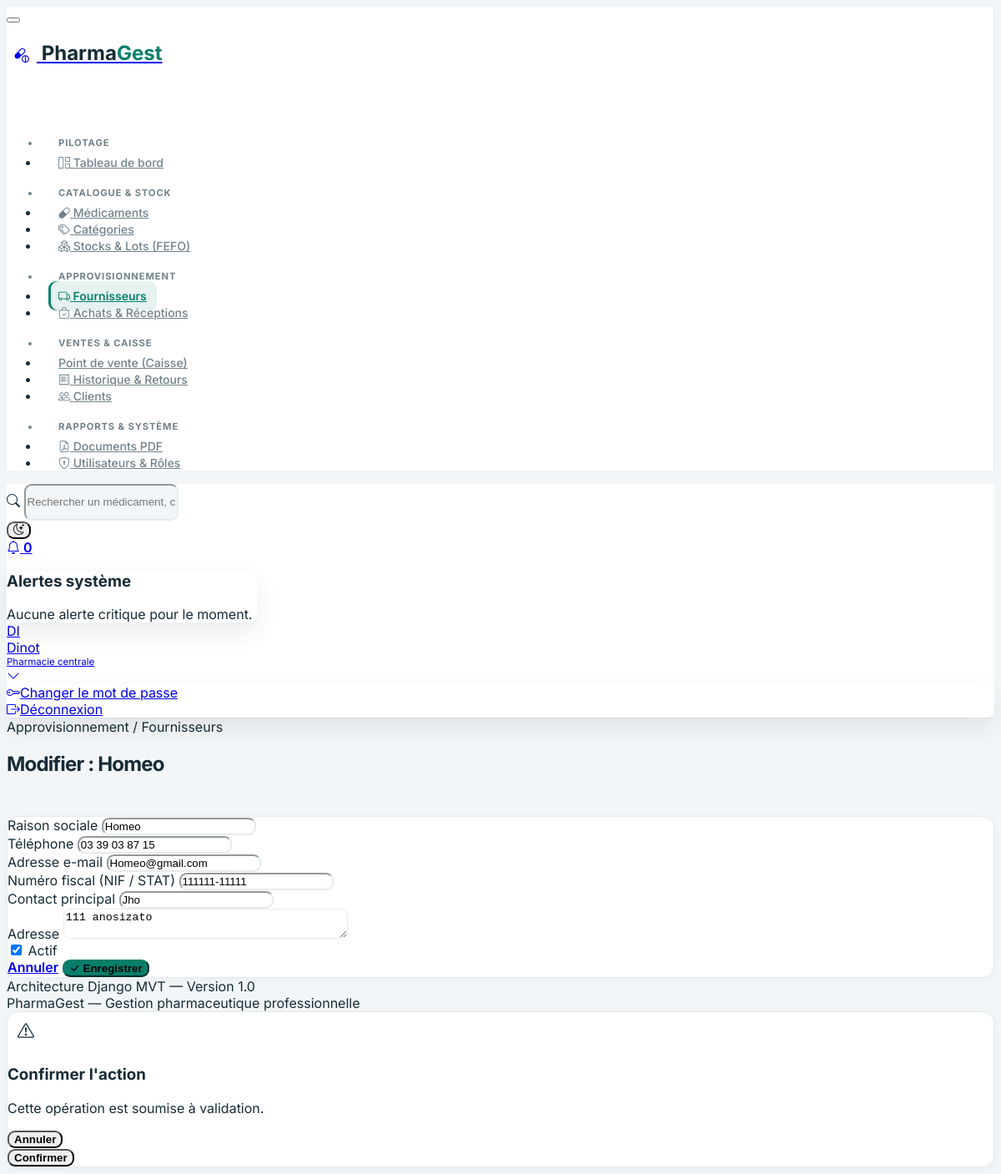
/fournisseurs/1/modifier/ (signed in), run on the app's committed database.
### utilisateurs/models.py (models this page shows, shortened)
class Utilisateur(AbstractUser):
    ROLE_ADMIN = 'ADMIN'
    ROLE_PHARMACIEN = 'PHARMACIEN'
    ROLE_GESTIONNAIRE_STOCK = 'GESTIONNAIRE_STOCK'
    ROLE_CAISSIER = 'CAISSIER'
    ROLE_RESPONSABLE_GESTION = 'RESPONSABLE_GESTION'
    ROLE_CHOICES = [
        (ROLE_ADMIN, 'Administrateur'),
        (ROLE_PHARMACIEN, 'Pharmacien responsable'),
        (ROLE_GESTIONNAIRE_STOCK, 'Gestionnaire de stock'),
        (ROLE_CAISSIER, 'Caissier'),
        (ROLE_RESPONSABLE_GESTION, 'Responsable de gestion'),
    ]
    role = models.CharField(
        max_length=30,
        choices=ROLE_CHOICES,
        default=ROLE_CAISSIER,
        verbose_name='Rôle principal',
    )
    telephone = models.CharField(max_length=20, blank=True, verbose_name='Téléphone')
    class Meta:
        verbose_name = 'Utilisateur'
        verbose_name_plural = 'Utilisateurs'
        ordering = ['username']

### fournisseurs/models.py (models this page shows, shortened)
class Fournisseur(models.Model):
    raison_sociale = models.CharField(max_length=180, verbose_name='Raison sociale')
    adresse = models.TextField(blank=True, verbose_name='Adresse')
    telephone = models.CharField(max_length=30, verbose_name='Téléphone')
    email = models.EmailField(blank=True, verbose_name='Adresse e-mail')
    numero_fiscal = models.CharField(
        max_length=80,
        blank=True,
        verbose_name='Numéro fiscal (NIF / STAT)',
    )
    contact_principal = models.CharField(max_length=120, blank=True, verbose_name='Contact principal')
    actif = models.BooleanField(default=True, verbose_name='Actif')
    date_creation = models.DateTimeField(auto_now_add=True, verbose_name='Date de création')
    class Meta:
        verbose_name = 'Fournisseur'
        verbose_name_plural = 'Fournisseurs'
        ordering = ['raison_sociale']

### fournisseurs/views.py (the view, shortened to what this page needs)
# urls.py: path('<int:pk>/modifier/', views.fournisseur_update, name='fournisseur_update'),
@login_required
@permission_required('fournisseurs.change_fournisseur', raise_exception=True)
def fournisseur_update(request, pk):
    fournisseur = get_object_or_404(Fournisseur, pk=pk)
    form = FournisseurForm(request.POST or None, instance=fournisseur)
    return render(request, 'fournisseurs/form.html', {'form': form, 'titre': f'Modifier : {fournisseur.raison_sociale}'})

### fournisseurs/forms.py
class FournisseurForm(forms.ModelForm):
    class Meta:
        model = Fournisseur
        fields = [
            'raison_sociale', 'telephone', 'email',
            'numero_fiscal', 'contact_principal', 'adresse', 'actif',
        ]
        widgets = {
            'raison_sociale': forms.TextInput(attrs={'class': 'form-control', 'placeholder': 'Nom ou raison sociale'}),
            'telephone': forms.TextInput(attrs={'class': 'form-control', 'placeholder': 'Ex : +261 34 00 000 00'}),
            'email': forms.EmailInput(attrs={'class': 'form-control', 'placeholder': 'contact@fournisseur.mg'}),
            'numero_fiscal': forms.TextInput(attrs={'class': 'form-control', 'placeholder': 'NIF / STAT'}),
            'contact_principal': forms.TextInput(attrs={'class': 'form-control', 'placeholder': 'Nom du responsable'}),
            'adresse': forms.Textarea(attrs={'class': 'form-control', 'rows': 2, 'placeholder': 'Adresse complète...'}),
            'actif': forms.CheckboxInput(attrs={'class': 'form-check-input'}),
        }

### templates/fournisseurs/form.html (shortened to what this page needs)
{% extends 'base.html' %}
{% block page_pretitle %}Approvisionnement / Fournisseurs{% endblock %}
{% block page_title %}{{ titre }}{% endblock %}
{% block content %}
<div class="card pg-card">
    <div class="card-body p-4">
        <form method="post" novalidate>
            <div class="row g-3">
                {% for field in form %}
                <div class="{% if field.name == 'actif' %}col-12{% else %}col-md-6{% endif %}">
                    {% if field.name == 'actif' %}
                    <label class="form-check form-switch mt-2">
                        {{ field }}
                        <span class="form-check-label fw-medium">{{ field.label }}</span>
                    </label>
                    {% else %}
                    <label for="{{ field.id_for_label }}" class="form-label fw-medium">{{ field.label }}</label>
                    {{ field }}
                    {% endif %}
                </div>
                {% endfor %}
            </div>
            <div class="d-flex justify-content-end gap-2 mt-4">
                <a href="{% url 'fournisseurs:fournisseur_list' %}" class="btn btn-outline-secondary">Annuler</a>
                <button type="submit" class="btn btn-primary"><i class="bi bi-check-lg me-1"></i> Enregistrer</button>
            </div>
        </form>
    </div>
</div>
{% endblock %}

### templates/includes/navbar.html (shortened to what this page needs)
<header class="navbar navbar-expand-md d-none d-lg-flex d-print-none pg-navbar sticky-top">
    <div class="container-xl">
        <div class="navbar-nav flex-row align-items-center w-100">
            <form action="{% url 'medicaments:medicament_list' %}" method="get" class="d-flex flex-grow-1 me-4" style="max-width: 420px;">
                <div class="input-icon w-100">
                    <span class="input-icon-addon"><i class="bi bi-search"></i></span>
                    <input type="text" name="q" class="form-control form-control-sm" placeholder="Rechercher un médicament, code-barres, lot...">
                </div>
            </form>
            <div class="ms-auto d-flex align-items-center gap-2">
                <button type="button" id="pg-theme-toggle" class="btn btn-icon btn-ghost-secondary" title="Changer de thème">
                    <i id="pg-theme-icon" class="bi bi-moon-stars"></i>
                </button>
                <div class="nav-item dropdown">
                    <a href="#" class="btn btn-icon btn-ghost-secondary position-relative" data-bs-toggle="dropdown" aria-label="Notifications">
                        <i class="bi bi-bell"></i>
                        <span class="badge bg-danger badge-pill badge-notification">0</span>
                    </a>
                    <div class="dropdown-menu dropdown-menu-end dropdown-menu-card" style="width: 300px;">
                        <div class="card border-0">
                            <div class="card-header py-2">
                                <h3 class="card-title fs-5">Alertes système</h3>
                            </div>
                            <div class="card-body py-3 text-center text-secondary small">
                                Aucune alerte critique pour le moment.
                            </div>
                        </div>
                    </div>
                </div>
                <div class="nav-item dropdown ps-2">
                    <a href="#" class="nav-link d-flex lh-1 text-reset p-0 align-items-center gap-2" data-bs-toggle="dropdown">
                        <span class="avatar avatar-sm rounded-circle bg-primary-lt text-primary fw-bold">
                            {% if request.user.is_authenticated %}
                                {{ request.user.username|slice:":2"|upper }}
                            {% else %}
                                PG
                            {% endif %}
                        </span>
                        <div class="d-none d-xl-block">
                            <div class="fw-semibold small">
                                {% if request.user.is_authenticated %}{{ request.user.username }}{% else %}Session invité{% endif %}
                            </div>
                            <div class="text-muted" style="font-size: 0.72rem;">Pharmacie centrale</div>
                        </div>
                        <i class="bi bi-chevron-down small text-muted"></i>
                    </a>
                    <div class="dropdown-menu dropdown-menu-end dropdown-menu-arrow">
                        <a href="{% url 'password_change' %}" class="dropdown-item"><i class="bi bi-key me-2"></i>Changer le mot de passe</a>
                        <a href="{% url 'logout' %}" class="dropdown-item text-danger"><i class="bi bi-box-arrow-right me-2"></i>Déconnexion</a>
                    </div>
                </div>
            </div>
        </div>
    </div>
</header>

### static/css/pharmagest.css (style rules this page uses)
:root, [data-bs-theme="light"] { --pg-primary: #087f6b; --pg-primary-hover: #066653; --pg-primary-soft: rgba(8, 127, 107, 0.10); --pg-bg-body: #f3f6f8; --pg-bg-surface: #ffffff; --pg-bg-sidebar: #ffffff; --pg-border: #e5ebee; --pg-text-main: #172b36; --pg-text-muted: #71818a; --pg-shadow-sm: 0 2px 8px rgba(24, 48, 58, 0.045); --pg-shadow-md: 0 12px 28px rgba(24, 48, 58, 0.09); --tblr-primary: #087f6b; --tblr-primary-rgb: 8, 127, 107; --tblr-font-sans-serif: 'Inter', -apple-system, BlinkMacSystemFont, 'Segoe UI', Roboto, sans-serif; }
body { font-family: 'Inter', -apple-system, BlinkMacSystemFont, 'Segoe UI', Roboto, sans-serif; background-color: var(--pg-bg-body); color: var(--pg-text-main); transition: background-color 0.2s ease, color 0.2s ease; }
.pg-navbar { background-color: var(--pg-bg-surface); border-bottom: 1px solid var(--pg-border); backdrop-filter: blur(8px); }
.pg-card { background-color: var(--pg-bg-surface); border: 1px solid var(--pg-border); border-radius: 12px; box-shadow: var(--pg-shadow-sm); transition: transform 0.18s ease, box-shadow 0.18s ease; }
.btn-primary { background-color: var(--pg-primary); border-color: var(--pg-primary); }
body { background: var(--pg-bg-body); color: var(--pg-text-main); }
.pg-navbar { min-height: 68px; background-color: color-mix(in srgb, var(--pg-bg-surface) 94%, transparent); border-color: var(--pg-border); backdrop-filter: blur(14px); }
.pg-navbar .form-control { min-height: 38px; border-color: var(--pg-border); border-radius: 9px; background: var(--pg-bg-body); }
.pg-card { border-color: var(--pg-border); border-radius: 14px; box-shadow: var(--pg-shadow-sm); }
.form-control, .form-select, .input-group-text { border-color: var(--pg-border); border-radius: 9px; }
.btn { border-radius: 9px; font-weight: 600; }
.dropdown-menu { border-color: var(--pg-border); border-radius: 12px; box-shadow: var(--pg-shadow-md); }

### data on the page
Utilisateur: user.username "DI", user.username "Dinot"
Fournisseur: form "Homeo" "03 39 03 87 15" "Homeo@gmail.com" "111111-11111" "Jho" "111 anosizato", form "☑"

### other printed values
{{ titre }} "Modifier : Homeo"
{{ field.label }} "Raison sociale" "Téléphone" "Adresse e-mail" "Numéro fiscal (NIF / STAT)" "Contact principal" "Adresse"
{{ field.label }} "Actif"
